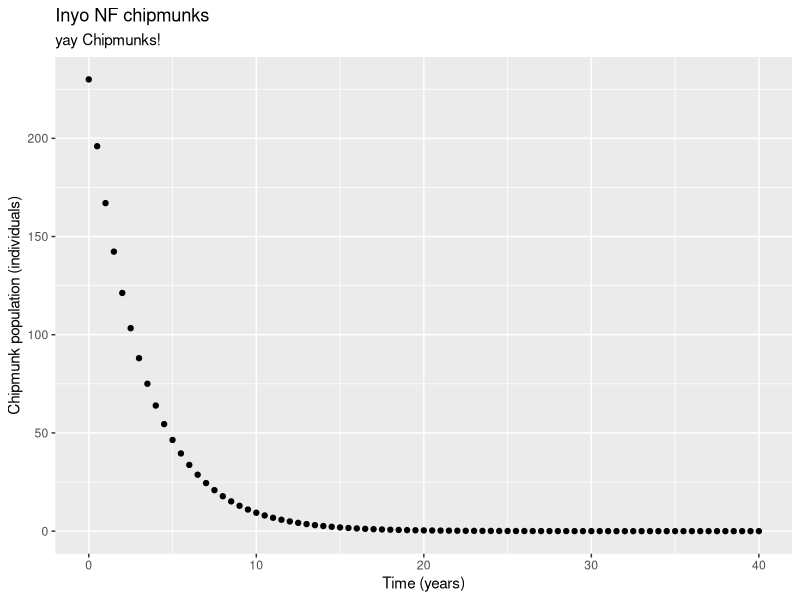

The R source for this figure:
## ---- chunk 1
knitr::opts_chunk$set(echo = TRUE)

library(tidyverse)
## ---- chunk 2
# Examples of logarithms 

log(4)

exp(5)

# A test of log(). To what power do I have to raise e to get e?

log(exp(1))

## ---- chunk 3
# This is going to be a sequence from 1 to 20, by 1 

ex_1 <- seq(from = 1, to =20, by = 1)

# Vector from 0 to 40 by increments of 0.2

ex_2 <- seq(from = 0, to = 40, by = 0.2)

# Vector from 1 to 5000 by increments of 10 

ex_3 <- seq(from = 1, to = 5000, by = 10)
## ---- chunk 4

pop_logistic <- function(capacity,init_pop, rate, time_yr) {
  
  capacity / (1 + ((capacity - init_pop) / init_pop)) * exp(-rate * time_yr)
}


pop_logistic(capacity = 2580, init_pop = 230, rate = 0.32, time_yr = 2.4)

## ---- chunk 5
# Create a vector of times from 0 to 20 , by 0.5

time_vec <- seq(from = 0, to = 40, by = 0.5)

## ---- chunk 6
chipmunk_pop <- pop_logistic(capacity = 2580, init_pop = 230, rate = 0.32, time_yr = time_vec)

## ---- chunk 7

chipmunk_df <- data.frame(time_vec, chipmunk_pop)

chipmunk_df

## ---- chunk 8
ggplot(data = chipmunk_df, aes(x = time_vec, y = chipmunk_pop)) +
  geom_point() + 
  labs(x = "Time (years)",
       y = "Chipmunk population (individuals)",
       title = "Inyo NF chipmunks",
       subtitle = "yay Chipmunks!")
       


